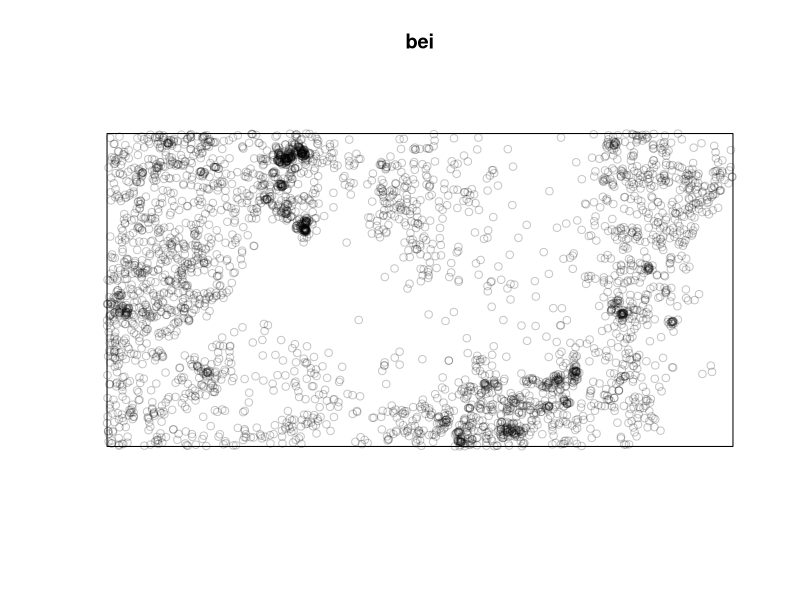
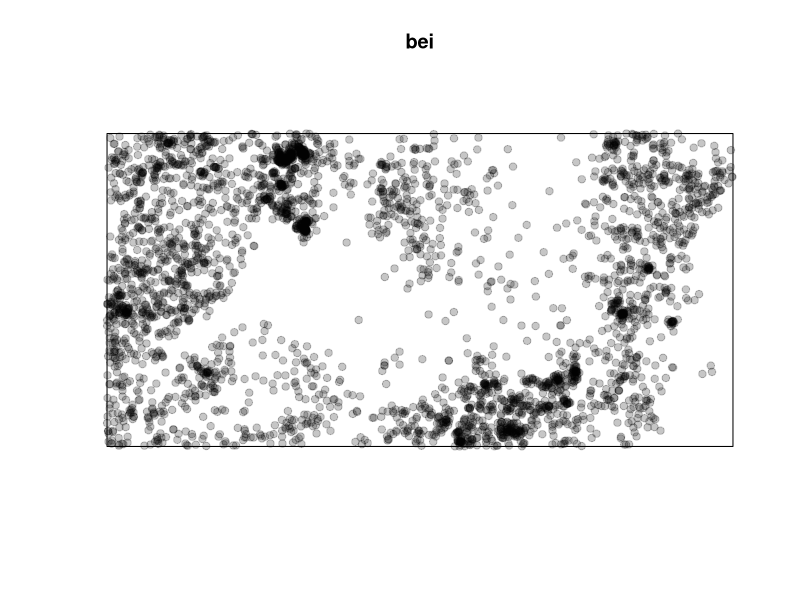
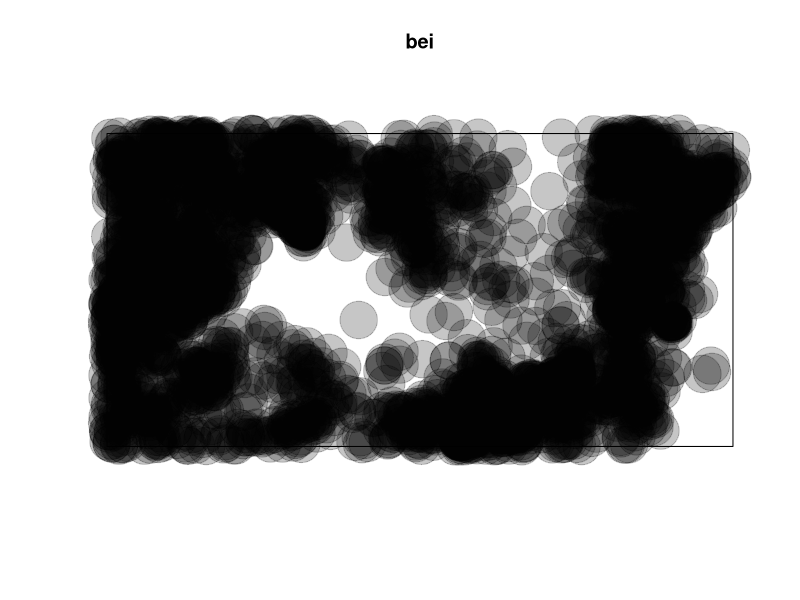
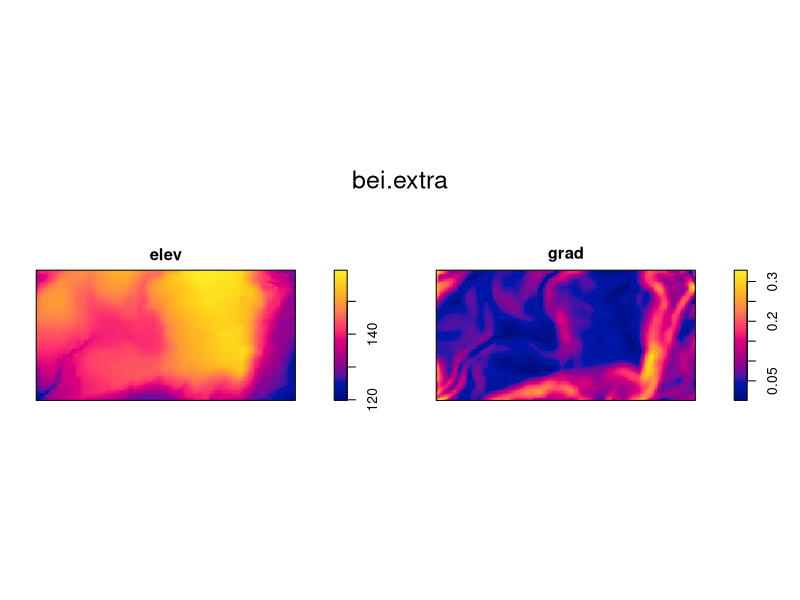
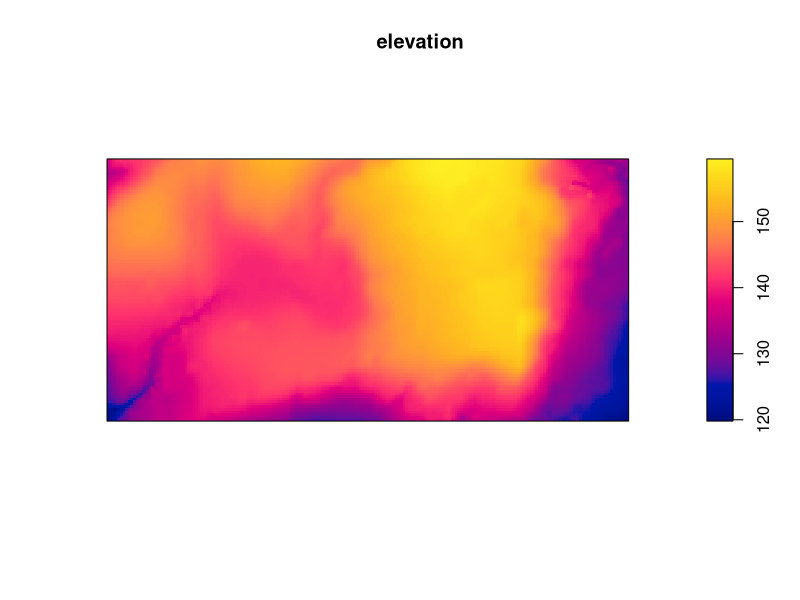
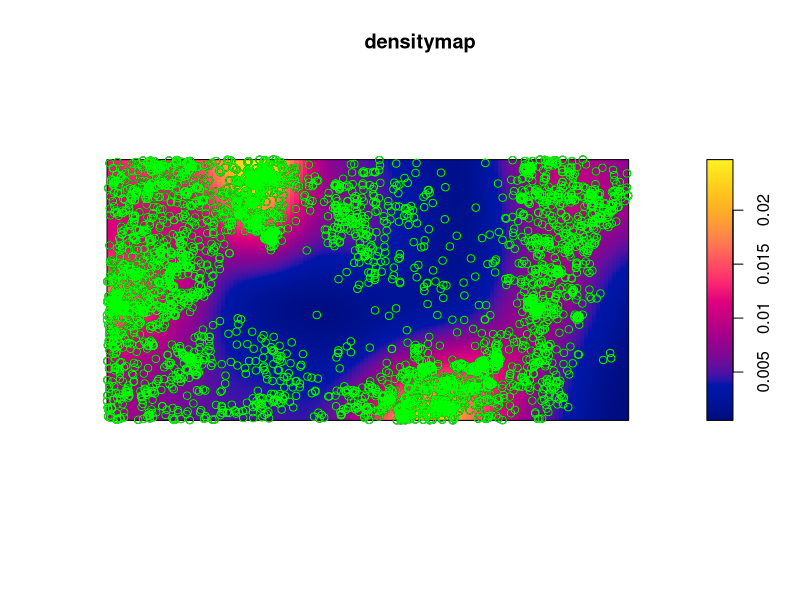
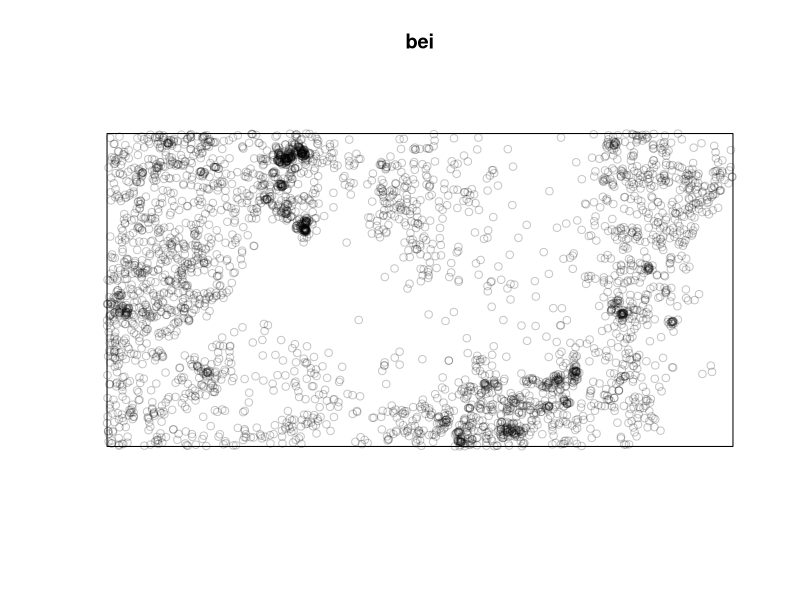
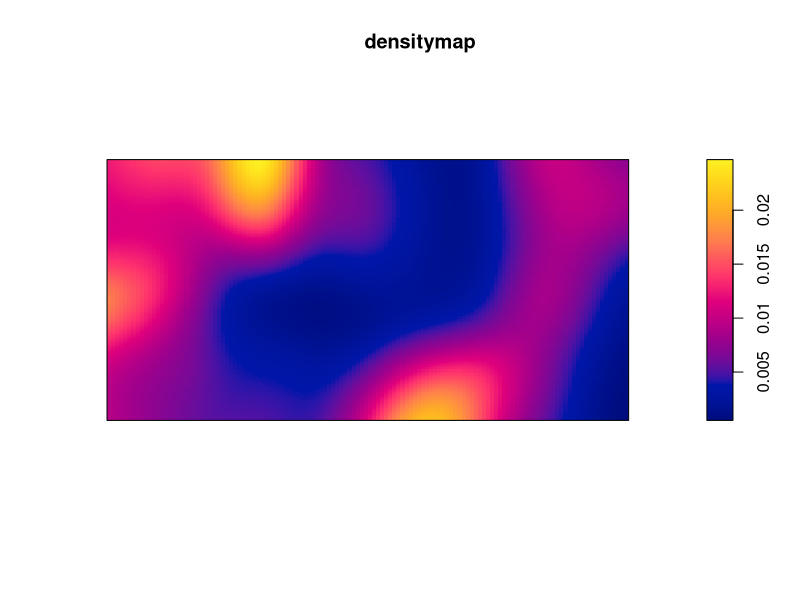

Here is the R script that generated these plots, in order: (Note: this script raises an error after producing the figures.)
#how to calculate the density of individuals in a population

#installing the spatstat package
install.packages("spatstat")

#recalling the package
library(spatstat)

# let's use the bei data:
# data description:
# https://CRAN.R-project.org/package=spatstat  #non ho capito come si trova bei

#dataset
bei 


plot(bei)

plot(bei, pch=19)

plot(bei, pch=19, cex=5)

bei.extra
plot(bei.extra)

#extracting data
elevation <- bei.extra$elev
plot(elevation)

elevation <- bei.extra[[1]] #same extraction thing but without using the dollar 

#density map starting from individual points
densitymap <- density(bei)
densitymap   #i can just write this because i have already assign

plot(densitymap)  
points(bei)
points(bei, col="green")


plot(bei)
densitymap <- density(bei)
plot(densitymap)
plot(bei)
plot(densitymap)
plot(bei)  #non ho capito cosa sta succedendo 15 mins into the recording

plot(densitymap)
points(bei, col=green, cex=.5) #per cambiare dimensione e colore 

elev <- bei.extrs [[1]] #posso anche scrivere elev<-bei.extra$elev ma almeno così non devo ricordarmi il nome ma boh non funziona

#passing to points to a counting surface
#par function r to build multifraim to maps one besides the other 
par(mfrow=c(1,2))  #mf = multiframe, row = how many rows, ne ho due perchè elevation e density li devo mettere sulla stessa fila. I have now, and 2 for the 2 colors. i can use C for concatenate the elemenents
#devo scrivere questo codice e poi i due plot sotto
plot(elev)
plot(densitymap)

#esercizio, make a multiframe with maps one non top of the other 
par(mfrow=c(2,1))
plot(elev)
plot(densitymap)

dev.off() #one frined to clear graphs
